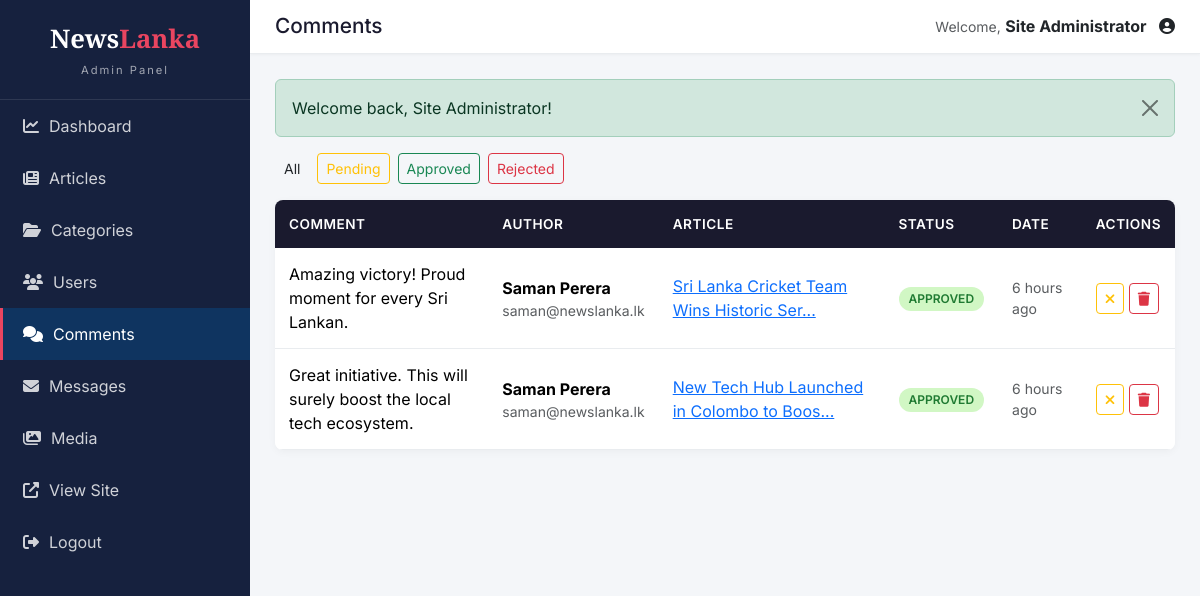
The app's page /admin/comments.php (signed in) with its own data.
### tables this page shows
CREATE TABLE comments (
    id INT AUTO_INCREMENT PRIMARY KEY,
    article_id INT NOT NULL,
    user_id INT NOT NULL,
    comment TEXT NOT NULL,
    status ENUM('pending', 'approved', 'rejected') DEFAULT 'pending',
    created_at TIMESTAMP DEFAULT CURRENT_TIMESTAMP,
    FOREIGN KEY (article_id) REFERENCES articles(id) ON DELETE CASCADE,
    FOREIGN KEY (user_id) REFERENCES users(id) ON DELETE CASCADE
);

CREATE TABLE users (
    id INT AUTO_INCREMENT PRIMARY KEY,
    name VARCHAR(100) NOT NULL,
    email VARCHAR(150) NOT NULL UNIQUE,
    password VARCHAR(255) NOT NULL,
    role ENUM('admin', 'user') NOT NULL DEFAULT 'user',
    avatar VARCHAR(255) DEFAULT NULL,
    bio TEXT DEFAULT NULL,
    created_at TIMESTAMP DEFAULT CURRENT_TIMESTAMP
);

CREATE TABLE articles (
    id INT AUTO_INCREMENT PRIMARY KEY,
    title VARCHAR(255) NOT NULL,
    slug VARCHAR(280) NOT NULL UNIQUE,
    excerpt VARCHAR(500),
    content LONGTEXT NOT NULL,
    image VARCHAR(255),
    category_id INT NOT NULL,
    author_id INT NOT NULL,
    status ENUM('draft', 'published') DEFAULT 'draft',
    is_featured TINYINT(1) DEFAULT 0,
    views INT UNSIGNED DEFAULT 0,
    created_at TIMESTAMP DEFAULT CURRENT_TIMESTAMP,
    updated_at TIMESTAMP DEFAULT CURRENT_TIMESTAMP ON UPDATE CURRENT_TIMESTAMP,
    INDEX idx_status (status),
    INDEX idx_category (category_id),
    INDEX idx_created (created_at),
    FOREIGN KEY (category_id) REFERENCES categories(id) ON DELETE CASCADE,
    FOREIGN KEY (author_id) REFERENCES users(id) ON DELETE CASCADE
);

### includes/db.php (called while the page is built, shortened)
<?php
class Database {
    private static $instance = null;
    private $pdo;
    private function __construct() {
        $dsn = "mysql:host=" . DB_HOST . ";dbname=" . DB_NAME . ";charset=" . DB_CHARSET;
        $options = [
            PDO::ATTR_ERRMODE            => PDO::ERRMODE_EXCEPTION,
            PDO::ATTR_DEFAULT_FETCH_MODE => PDO::FETCH_ASSOC,
            PDO::ATTR_EMULATE_PREPARES   => false,
        ];
        try {
            $this->pdo = new PDO($dsn, DB_USER, DB_PASS, $options);
        } catch (PDOException $e) {
            die("Database connection failed: " . $e->getMessage());
        }
    }
    public static function getInstance() {
        if (self::$instance === null) {
            self::$instance = new self();
        }
        return self::$instance;
    }
    public function getConnection() {
        return $this->pdo;
    }
}
function db() {
    return Database::getInstance()->getConnection();
}

### includes/functions.php (called while the page is built, shortened)
<?php
require_once __DIR__ . '/db.php';
function e($string) {
    return htmlspecialchars($string ?? '', ENT_QUOTES, 'UTF-8');
}
function time_ago($datetime) {
    $time = time() - strtotime($datetime);
    if ($time < 86400) return floor($time / 3600) . ' hours ago';
    return format_date($datetime);
}
function truncate($text, $length = 150) {
    $text = strip_tags($text);
    return substr($text, 0, $length) . '...';
}

### admin/comments.php (the view, shortened to what this page needs)
<?php
require_once __DIR__ . '/../includes/functions.php';
$filter = $_GET['status'] ?? '';
$where = '';
$params = [];
$stmt = db()->prepare("
    SELECT c.*, u.name AS user_name, u.email AS user_email, a.title AS article_title, a.slug AS article_slug
    FROM comments c
    JOIN users u ON c.user_id = u.id
    JOIN articles a ON c.article_id = a.id
    $where
    ORDER BY c.created_at DESC
");
$stmt->execute($params);
$comments = $stmt->fetchAll();
include __DIR__ . '/_layout_top.php';
?>
<div class="mb-3 d-flex gap-2">
    <a href="comments.php" class="btn btn-sm <?= $filter === '' ? 'btn-accent' : 'btn-outline-secondary' ?>">All</a>
    <a href="?status=pending"  class="btn btn-sm <?= $filter === 'pending'  ? 'btn-warning text-white' : 'btn-outline-warning' ?>">Pending</a>
    <a href="?status=approved" class="btn btn-sm <?= $filter === 'approved' ? 'btn-success' : 'btn-outline-success' ?>">Approved</a>
    <a href="?status=rejected" class="btn btn-sm <?= $filter === 'rejected' ? 'btn-danger'  : 'btn-outline-danger' ?>">Rejected</a>
</div>
<div class="admin-table">
    <table class="table mb-0">
        <thead><tr><th>Comment</th><th>Author</th><th>Article</th><th>Status</th><th>Date</th><th>Actions</th></tr></thead>
        <tbody>
        <?php foreach ($comments as $c): ?>
            <tr>
                <td style="max-width:340px;"><?= e($c['comment']) ?></td>
                <td>
                    <strong><?= e($c['user_name']) ?></strong>
                    <div class="small text-muted"><?= e($c['user_email']) ?></div>
                </td>
                <td>
                    <a href="<?= SITE_URL ?>/article.php?slug=<?= urlencode($c['article_slug']) ?>" target="_blank">
                        <?= e(truncate($c['article_title'], 40)) ?>
                    </a>
                </td>
                <td>
                    <span class="pill <?= $c['status'] === 'approved' ? 'pill-success' : ($c['status'] === 'pending' ? 'pill-warning' : 'pill-danger') ?>"><?= e($c['status']) ?></span>
                </td>
                <td class="small text-muted"><?= time_ago($c['created_at']) ?></td>
                <td>
                    <?php if ($c['status'] !== 'rejected'): ?>
                        <form method="post" class="d-inline">
                            <button class="btn btn-sm btn-outline-warning" title="Reject"><i class="fas fa-times"></i></button>
                        </form>
                    <?php endif; ?>
                    <form method="post" class="d-inline" data-confirm="Delete this comment?">
                        <button class="btn btn-sm btn-outline-danger" title="Delete"><i class="fas fa-trash"></i></button>
                    </form>
                </td>
            </tr>
        <?php endforeach; ?>
        </tbody>
    </table>
</div>
<?php include __DIR__ . '/_layout_bottom.php'; ?>

### public/assets/css/admin.css (style rules this page uses)
:root { --admin-primary: #1a1a2e; --admin-accent: #e94560; --admin-sidebar: #16213e; --admin-sidebar-active: #0f3460; }
body.admin-body { background: #f4f6f9; font-family: 'Inter', sans-serif; margin: 0; }
.admin-table { background: #fff; border-radius: 8px; overflow: hidden; box-shadow: 0 2px 8px rgba(0,0,0,0.04); }
.admin-table table { margin: 0; }
.admin-table thead th { background: var(--admin-primary); color: #fff; font-weight: 600; font-size: 0.85rem; text-transform: uppercase; letter-spacing: 0.5px; padding: 14px; border: none; }
.admin-table tbody td { padding: 14px; vertical-align: middle; border-bottom: 1px solid #e9ecef; }
.pill { display: inline-block; padding: 3px 10px; border-radius: 12px; font-size: 0.75rem; font-weight: 600; text-transform: uppercase; }
.pill-success { background: #d1f7c4; color: #1f7a32; }

### records on screen
comments: comment "Amazing victory! Proud moment for every Sri Lankan.", user.name "Saman Perera", user.email "saman@newslanka.lk", article.title "Sri Lanka Cricket Team Wins Historic Ser...", status "APPROVED", created_at "6 hours ago"
comments: comment "Great initiative. This will surely boost the local tech ecosystem.", user.name "Saman Perera", user.email "saman@newslanka.lk", article.title "New Tech Hub Launched in Colombo to Boos...", status "APPROVED", created_at "6 hours ago"

### other values on screen
$page_title "Comments"
current_user()['name'] "Site Administrator"
$fs "Welcome back, Site Administrator!"
